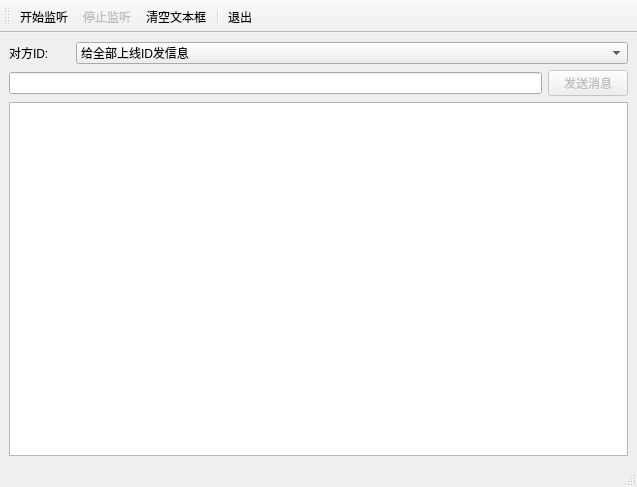
<?xml version="1.0" encoding="UTF-8"?>
<ui version="4.0">
 <class>MainWindow</class>
 <widget class="QMainWindow" name="MainWindow">
  <property name="geometry">
   <rect>
    <x>0</x>
    <y>0</y>
    <width>637</width>
    <height>487</height>
   </rect>
  </property>
  <property name="windowTitle">
   <string>MainWindow</string>
  </property>
  <widget class="QWidget" name="centralwidget">
   <layout class="QVBoxLayout" name="verticalLayout">
    <item>
     <layout class="QHBoxLayout" name="horizontalLayout_2" stretch="1,9">
      <item>
       <widget class="QLabel" name="label">
        <property name="text">
         <string>对方ID:</string>
        </property>
       </widget>
      </item>
      <item>
       <widget class="QComboBox" name="comboBox">
        <property name="editable">
         <bool>false</bool>
        </property>
        <item>
         <property name="text">
          <string>给全部上线ID发信息</string>
         </property>
        </item>
       </widget>
      </item>
     </layout>
    </item>
    <item>
     <layout class="QHBoxLayout" name="horizontalLayout_4">
      <item>
       <widget class="QLineEdit" name="lineEdit">
        <property name="enabled">
         <bool>true</bool>
        </property>
        <property name="text">
         <string/>
        </property>
       </widget>
      </item>
      <item>
       <widget class="QPushButton" name="pushButton">
        <property name="enabled">
         <bool>false</bool>
        </property>
        <property name="text">
         <string>发送消息</string>
        </property>
        <property name="checkable">
         <bool>false</bool>
        </property>
        <property name="checked">
         <bool>false</bool>
        </property>
       </widget>
      </item>
     </layout>
    </item>
    <item>
     <widget class="QPlainTextEdit" name="plainTextEdit"/>
    </item>
   </layout>
  </widget>
  <widget class="QStatusBar" name="statusbar"/>
  <widget class="QToolBar" name="toolBar">
   <property name="windowTitle">
    <string>toolBar</string>
   </property>
   <property name="iconSize">
    <size>
     <width>40</width>
     <height>40</height>
    </size>
   </property>
   <property name="toolButtonStyle">
    <enum>Qt::ToolButtonStyle::ToolButtonTextUnderIcon</enum>
   </property>
   <attribute name="toolBarArea">
    <enum>TopToolBarArea</enum>
   </attribute>
   <attribute name="toolBarBreak">
    <bool>false</bool>
   </attribute>
   <addaction name="action_1"/>
   <addaction name="action_2"/>
   <addaction name="action_3"/>
   <addaction name="separator"/>
   <addaction name="action_4"/>
  </widget>
  <action name="action_1">
   <property name="icon">
    <iconset theme="QIcon::ThemeIcon::MediaPlaybackStart"/>
   </property>
   <property name="text">
    <string>开始监听</string>
   </property>
   <property name="toolTip">
    <string>开始监听客户端</string>
   </property>
   <property name="menuRole">
    <enum>QAction::MenuRole::NoRole</enum>
   </property>
  </action>
  <action name="action_2">
   <property name="checkable">
    <bool>false</bool>
   </property>
   <property name="checked">
    <bool>false</bool>
   </property>
   <property name="enabled">
    <bool>false</bool>
   </property>
   <property name="icon">
    <iconset theme="QIcon::ThemeIcon::MediaRecord"/>
   </property>
   <property name="text">
    <string>停止监听</string>
   </property>
   <property name="toolTip">
    <string>停止监听客户端</string>
   </property>
   <property name="menuRole">
    <enum>QAction::MenuRole::NoRole</enum>
   </property>
  </action>
  <action name="action_3">
   <property name="icon">
    <iconset theme="edit-clear"/>
   </property>
   <property name="text">
    <string>清空文本框</string>
   </property>
   <property name="toolTip">
    <string>清空文本框所有内容</string>
   </property>
   <property name="menuRole">
    <enum>QAction::MenuRole::NoRole</enum>
   </property>
  </action>
  <action name="action_4">
   <property name="icon">
    <iconset theme="QIcon::ThemeIcon::ApplicationExit"/>
   </property>
   <property name="text">
    <string>退出</string>
   </property>
   <property name="toolTip">
    <string>退出程序</string>
   </property>
   <property name="menuRole">
    <enum>QAction::MenuRole::NoRole</enum>
   </property>
  </action>
 </widget>
 <resources/>
 <connections>
  <connection>
   <sender>action_3</sender>
   <signal>triggered()</signal>
   <receiver>plainTextEdit</receiver>
   <slot>clear()</slot>
   <hints>
    <hint type="sourcelabel">
     <x>-1</x>
     <y>-1</y>
    </hint>
    <hint type="destinationlabel">
     <x>318</x>
     <y>306</y>
    </hint>
   </hints>
  </connection>
  <connection>
   <sender>action_4</sender>
   <signal>triggered()</signal>
   <receiver>MainWindow</receiver>
   <slot>close()</slot>
   <hints>
    <hint type="sourcelabel">
     <x>-1</x>
     <y>-1</y>
    </hint>
    <hint type="destinationlabel">
     <x>318</x>
     <y>243</y>
    </hint>
   </hints>
  </connection>
 </connections>
</ui>
